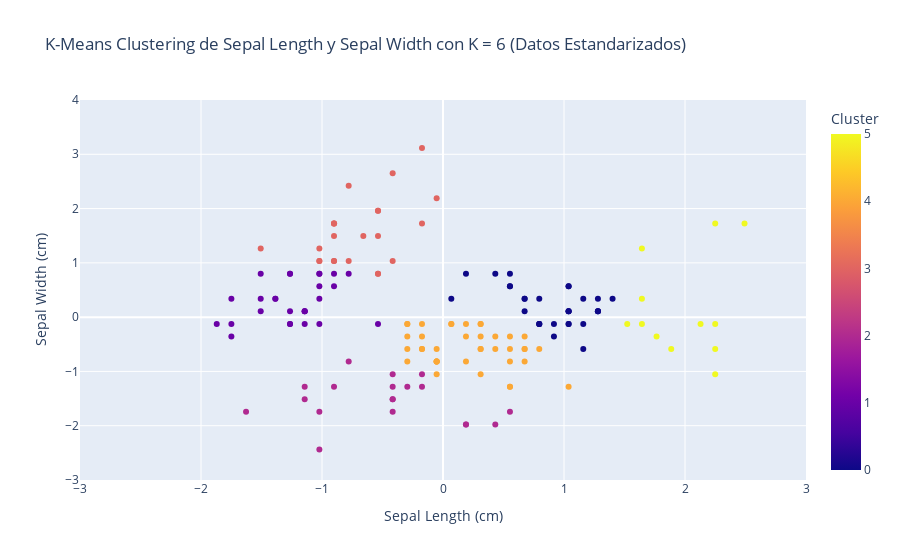

The notebook cell saved with this chart:
### Code cell
fig_std = px.scatter(data_con_clusters_six, 
                 x = "sepal_length", 
                 y = "sepal_width", 
                 color = "Cluster",
                 labels={
                     "sepal_length": "Sepal Length (cm)",
                     "sepal_width": "Sepal Width (cm)"
                    },
                 title="K-Means Clustering de Sepal Length y Sepal Width con K = 6 (Datos Estandarizados)"
                )
fig_std.update_xaxes(range=[-3, 3])
fig_std.update_yaxes(range=[-3, 4])

fig_std.show()

### Figure 1 — Plotly figure (JSON) as saved in the notebook; plotly's stock layout.template omitted (floating-point values rounded to 4 significant figures; data arrays with more than 128 entries replaced by an {"elided": "..."} marker saying what was removed)
{"data": [{"hovertemplate": "Sepal Length (cm)=%{x}<br>Sepal Width (cm)=%{y}<br>Cluster=%{marker.color}<extra></extra>", "legendgroup": "", "marker": {"color": {"elided": "150 int values"}, "coloraxis": "coloraxis", "symbol": "circle"}, "mode": "markers", "name": "", "orientation": "v", "showlegend": false, "type": "scatter", "x": {"elided": "150 float values"}, "xaxis": "x", "y": {"elided": "150 float values"}, "yaxis": "y"}], "layout": {"coloraxis": {"colorbar": {"title": {"text": "Cluster"}}, "colorscale": [[0, "#0d0887"], [0.1111, "#46039f"], [0.2222, "#7201a8"], [0.3333, "#9c179e"], [0.4444, "#bd3786"], [0.5556, "#d8576b"], [0.6667, "#ed7953"], [0.7778, "#fb9f3a"], [0.8889, "#fdca26"], [1, "#f0f921"]]}, "legend": {"tracegroupgap": 0}, "title": {"text": "K-Means Clustering de Sepal Length y Sepal Width con K = 6 (Datos Estandarizados)"}, "xaxis": {"anchor": "y", "domain": [0, 1], "range": [-3, 3], "title": {"text": "Sepal Length (cm)"}}, "yaxis": {"anchor": "x", "domain": [0, 1], "range": [-3, 4], "title": {"text": "Sepal Width (cm)"}}}}
